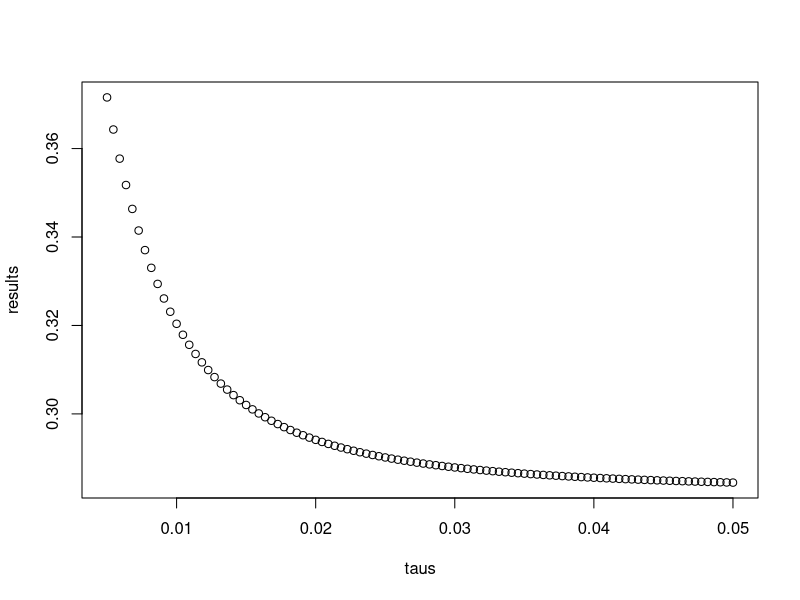

Reproduce this figure in R.
# Statistics in the Courtroom
# In 1999 in England Sally Clark was found guilty of the 
# murder of two of her sons. Both infants were found dead
# in the morning, one in 1996 and another in 1998, and she 
# claimed the cause of death was sudden infant death 
# syndrome (SIDS). No evidence of physical harm was
# found on the two infants so the main piece of evidence 
# against her was the testimony of Professor Sir Roy Meadow,
# who testified that the chances of two infants dying of
# SIDS was 1 in 73 million. He arrived at this figure by 
# finding that the rate of SIDS was 1 in 8,500 and then 
# calculating that the chance of two SIDS cases was 
# 8,500  * 8,500 = 73 million.

# Sir Meadow's reasoning is assuming independence,
# however there could be genetic causes involved since 
# the 2 children come from the same mother.

# Recalculating the SIDS Statistics
# Let's assume that there is in fact a genetic component
# to SIDS and the the probability of
# Pr(Second case | First case) = 1/100,
# is much higher than 1 in 8,500.
# What is the probability of both of Sally Clark's sons dying of SIDS?

p_first_case = 1/8500
p_second_case = 1/100
p_both_cases = p_first_case * p_second_case

# Bayes' Rule in the Courtroom
# Many press reports stated that the expert claimed 
# the probability of Sally Clark being innocent as 1 
# in 73 million. Perhaps the jury and judge also 
# interpreted the testimony this way. This probability 
# can be written like this: 
# Pr(mother is a murderer | two children found dead with no
# evidence of harm)
# which is:
# Pr(two children found dead with no
# evidence of harm | mother is a murderer) * 
# Pr(mother is a murderer) / Pr(two 
# children found dead with no evidence of harm)

# Calculate the Probability
# Assume that the probability of a murderer finding
# a way to kill her two children without leaving 
# evidence of physical harm is:
# Pr(two children found dead with no evidence of harm | mother
# is a murderer) = 0.50
# Assume that the murder rate among mothers is 1 in 1,000,000. 
# According to Bayes' rule, what is the probability of:
# Pr(mother is a murderer | two children found dead with no
# evidence of harm)
p_mother_is_a_murderer = 1 / 1000000
p_two_children_killed_with_no_evidence_of_harm = 0.50

p = 
  (p_two_children_killed_with_no_evidence_of_harm *
  p_mother_is_a_murderer) / p_both_cases

# Back to Election Polls
# Florida is one of the most closely watched states in the 
# U.S. election because it has many electoral votes and 
# the election is generally close. Create a table with 
# the poll spread results from Florida taken during the 
# last days before the election using the sample code.

# The CLT tells us that the average of these spreads 
# is approximately normal. Calculate a spread average
# and provide an estimate of the standard error.
# Load the libraries and poll data
library(dplyr)
library(dslabs)
data(polls_us_election_2016)

# Create an object `polls` that contains the spread of 
# predictions for each candidate in Florida during the 
# last polling days
polls <- polls_us_election_2016 %>% 
  filter(state == "Florida" & enddate >= "2016-11-04" ) %>% 
  mutate(spread = rawpoll_clinton/100 - rawpoll_trump/100)

# Examine the `polls` object using the `head` function
head(polls)

# Create an object called `results` that has two columns 
# containing the average spread (`avg`) and the standard
# error (`se`). Print the results to the console.
results = polls %>% summarize(avg = mean(spread), se = sd(spread)/ sqrt(n()))

# Estimate the Posterior Distribution
# The CLT tells us that our estimate of the spread d_hat
# has a normal distribution with expected value d and
# standard deviation sigma, which we calculated in a 
# previous exercise.
# Use the formulas for the posterior distribution to 
# calculate the expected value of the posterior 
# distribution if we set mu = 0 and tau = 0.01.
mu = 0
tau = 0.01
sigma = results$se
Y = results$avg
B = sigma^2 / (sigma^2 + tau^2)
E = (B * mu) + (1 - B) * Y
SE = sqrt(1 / ((1 / sigma^2) + (1 / tau^2)))

# Constructing a Credible Interval
ci = c(E - (SE * qnorm(0.975)), E + (SE * qnorm(0.975)))

# Odds of Winning Florida
# According to this analysis, what was the probability
# that Trump wins Florida?
pnorm(0, E, SE)

# Change the Priors
# We had set the prior variance tau to 0.01, reflecting 
# that these races are often close.
# Change the prior variance to include values 
# ranging from 0.005 to 0.05 and observe how the 
# probability of Trump winning Florida changes by
# making a plot.
taus <- seq(0.005, 0.05, len = 100)
p_calc = function(tau) {
  mu = 0
  sigma = results$se
  Y = results$avg
  B = sigma^2 / (sigma^2 + tau^2)
  E = (B * mu) + (1 - B) * Y
  SE = sqrt(1 / ((1 / sigma^2) + (1 / tau^2)))
  pnorm(0, E, SE)
}
results = sapply(taus, p_calc)
plot(taus, results)
